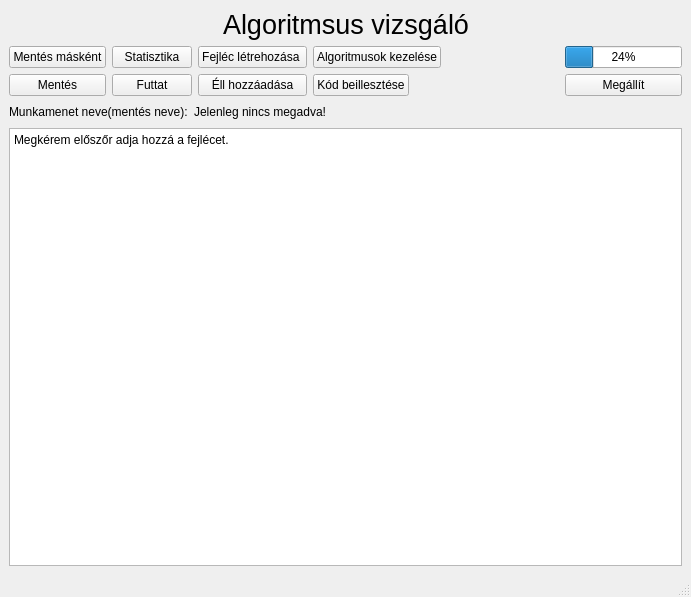
<?xml version="1.0" encoding="UTF-8"?>
<ui version="4.0">
 <class>MainWindow</class>
 <widget class="QMainWindow" name="MainWindow">
  <property name="geometry">
   <rect>
    <x>0</x>
    <y>0</y>
    <width>691</width>
    <height>597</height>
   </rect>
  </property>
  <property name="windowTitle">
   <string>MainWindow</string>
  </property>
  <widget class="QWidget" name="centralwidget">
   <layout class="QVBoxLayout" name="verticalLayout">
    <item>
     <layout class="QHBoxLayout" name="horizontalLayout">
      <item>
       <spacer name="horizontalSpacer">
        <property name="orientation">
         <enum>Qt::Horizontal</enum>
        </property>
        <property name="sizeHint" stdset="0">
         <size>
          <width>40</width>
          <height>20</height>
         </size>
        </property>
       </spacer>
      </item>
      <item>
       <widget class="QLabel" name="label">
        <property name="font">
         <font>
          <pointsize>20</pointsize>
         </font>
        </property>
        <property name="text">
         <string>Algoritmsus vizsgáló</string>
        </property>
       </widget>
      </item>
      <item>
       <spacer name="horizontalSpacer_2">
        <property name="orientation">
         <enum>Qt::Horizontal</enum>
        </property>
        <property name="sizeHint" stdset="0">
         <size>
          <width>40</width>
          <height>20</height>
         </size>
        </property>
       </spacer>
      </item>
     </layout>
    </item>
    <item>
     <layout class="QGridLayout" name="gridLayout">
      <item row="1" column="4">
       <spacer name="horizontalSpacer_4">
        <property name="orientation">
         <enum>Qt::Horizontal</enum>
        </property>
        <property name="sizeHint" stdset="0">
         <size>
          <width>40</width>
          <height>20</height>
         </size>
        </property>
       </spacer>
      </item>
      <item row="1" column="0">
       <widget class="QPushButton" name="btn_save">
        <property name="text">
         <string>Mentés</string>
        </property>
       </widget>
      </item>
      <item row="1" column="3">
       <widget class="QPushButton" name="btn_import">
        <property name="sizePolicy">
         <sizepolicy hsizetype="Fixed" vsizetype="Fixed">
          <horstretch>0</horstretch>
          <verstretch>0</verstretch>
         </sizepolicy>
        </property>
        <property name="text">
         <string>Kód beillesztése</string>
        </property>
       </widget>
      </item>
      <item row="0" column="0">
       <widget class="QPushButton" name="btn_save_as">
        <property name="sizePolicy">
         <sizepolicy hsizetype="Fixed" vsizetype="Fixed">
          <horstretch>0</horstretch>
          <verstretch>0</verstretch>
         </sizepolicy>
        </property>
        <property name="text">
         <string>Mentés másként</string>
        </property>
       </widget>
      </item>
      <item row="1" column="2">
       <widget class="QPushButton" name="btn_add_edge_function_call_to_code">
        <property name="text">
         <string>Éll hozzáadása</string>
        </property>
       </widget>
      </item>
      <item row="0" column="2">
       <widget class="QPushButton" name="btn_create_function_head">
        <property name="text">
         <string>Fejléc létrehozása </string>
        </property>
       </widget>
      </item>
      <item row="0" column="1">
       <widget class="QPushButton" name="btn_static">
        <property name="sizePolicy">
         <sizepolicy hsizetype="Fixed" vsizetype="Fixed">
          <horstretch>0</horstretch>
          <verstretch>0</verstretch>
         </sizepolicy>
        </property>
        <property name="text">
         <string>Statisztika</string>
        </property>
       </widget>
      </item>
      <item row="1" column="1">
       <widget class="QPushButton" name="btn_run">
        <property name="sizePolicy">
         <sizepolicy hsizetype="Fixed" vsizetype="Fixed">
          <horstretch>0</horstretch>
          <verstretch>0</verstretch>
         </sizepolicy>
        </property>
        <property name="text">
         <string>Futtat</string>
        </property>
       </widget>
      </item>
      <item row="0" column="4">
       <spacer name="horizontalSpacer_3">
        <property name="orientation">
         <enum>Qt::Horizontal</enum>
        </property>
        <property name="sizeHint" stdset="0">
         <size>
          <width>40</width>
          <height>20</height>
         </size>
        </property>
       </spacer>
      </item>
      <item row="0" column="3">
       <widget class="QPushButton" name="btn_algorithm_handle">
        <property name="text">
         <string>Algoritmusok kezelése</string>
        </property>
       </widget>
      </item>
      <item row="0" column="5">
       <widget class="QProgressBar" name="progressBar">
        <property name="value">
         <number>24</number>
        </property>
       </widget>
      </item>
      <item row="1" column="5">
       <widget class="QPushButton" name="btn_stop">
        <property name="text">
         <string>Megállít</string>
        </property>
       </widget>
      </item>
     </layout>
    </item>
    <item>
     <layout class="QHBoxLayout" name="horizontalLayout_2">
      <item>
       <widget class="QLabel" name="label_2">
        <property name="text">
         <string>Munkamenet neve(mentés neve):</string>
        </property>
       </widget>
      </item>
      <item>
       <widget class="QLabel" name="out_session_name">
        <property name="text">
         <string>Jelenleg nincs megadva!</string>
        </property>
       </widget>
      </item>
      <item>
       <spacer name="horizontalSpacer_5">
        <property name="orientation">
         <enum>Qt::Horizontal</enum>
        </property>
        <property name="sizeHint" stdset="0">
         <size>
          <width>40</width>
          <height>20</height>
         </size>
        </property>
       </spacer>
      </item>
     </layout>
    </item>
    <item>
     <widget class="QPlainTextEdit" name="in_code">
      <property name="plainText">
       <string>Megkérem előszőr adja hozzá a fejlécet. 
</string>
      </property>
     </widget>
    </item>
   </layout>
  </widget>
  <widget class="QMenuBar" name="menubar">
   <property name="geometry">
    <rect>
     <x>0</x>
     <y>0</y>
     <width>691</width>
     <height>22</height>
    </rect>
   </property>
  </widget>
  <widget class="QStatusBar" name="statusbar"/>
 </widget>
 <resources/>
 <connections/>
</ui>
